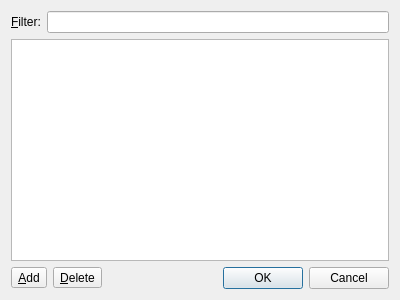
<?xml version="1.0" encoding="UTF-8"?>
<ui version="4.0">
 <class>Widget</class>
 <widget class="QDialog" name="Widget">
  <property name="geometry">
   <rect>
    <x>0</x>
    <y>0</y>
    <width>400</width>
    <height>300</height>
   </rect>
  </property>
  <property name="windowTitle">
   <string>User Dictionary - qimsys</string>
  </property>
  <layout class="QVBoxLayout" name="verticalLayout">
   <item>
    <layout class="QHBoxLayout" name="horizontalLayout">
     <item>
      <widget class="QLabel" name="label">
       <property name="text">
        <string>&amp;Filter:</string>
       </property>
       <property name="buddy">
        <cstring>filter</cstring>
       </property>
      </widget>
     </item>
     <item>
      <widget class="QLineEdit" name="filter"/>
     </item>
    </layout>
   </item>
   <item>
    <widget class="QTreeView" name="treeView">
     <property name="alternatingRowColors">
      <bool>true</bool>
     </property>
     <property name="rootIsDecorated">
      <bool>false</bool>
     </property>
     <property name="uniformRowHeights">
      <bool>true</bool>
     </property>
     <property name="allColumnsShowFocus">
      <bool>true</bool>
     </property>
    </widget>
   </item>
   <item>
    <layout class="QHBoxLayout" name="horizontalLayout_2">
     <item>
      <widget class="QToolButton" name="add">
       <property name="text">
        <string>&amp;Add</string>
       </property>
      </widget>
     </item>
     <item>
      <widget class="QToolButton" name="del">
       <property name="text">
        <string>&amp;Delete</string>
       </property>
      </widget>
     </item>
     <item>
      <widget class="QDialogButtonBox" name="buttonBox">
       <property name="orientation">
        <enum>Qt::Horizontal</enum>
       </property>
       <property name="standardButtons">
        <set>QDialogButtonBox::Cancel|QDialogButtonBox::Ok</set>
       </property>
      </widget>
     </item>
    </layout>
   </item>
  </layout>
 </widget>
 <resources/>
 <connections>
  <connection>
   <sender>buttonBox</sender>
   <signal>accepted()</signal>
   <receiver>Widget</receiver>
   <slot>accept()</slot>
   <hints>
    <hint type="sourcelabel">
     <x>248</x>
     <y>254</y>
    </hint>
    <hint type="destinationlabel">
     <x>157</x>
     <y>274</y>
    </hint>
   </hints>
  </connection>
  <connection>
   <sender>buttonBox</sender>
   <signal>rejected()</signal>
   <receiver>Widget</receiver>
   <slot>reject()</slot>
   <hints>
    <hint type="sourcelabel">
     <x>316</x>
     <y>260</y>
    </hint>
    <hint type="destinationlabel">
     <x>286</x>
     <y>274</y>
    </hint>
   </hints>
  </connection>
 </connections>
</ui>
